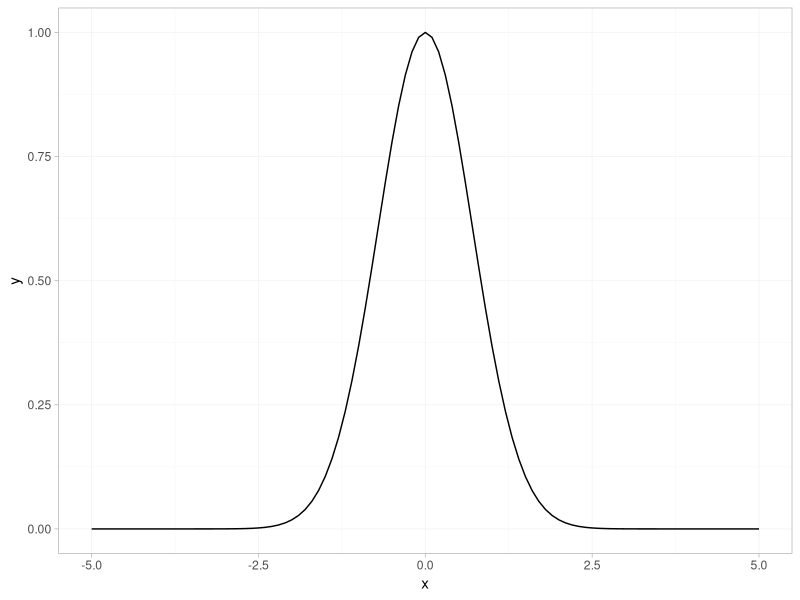
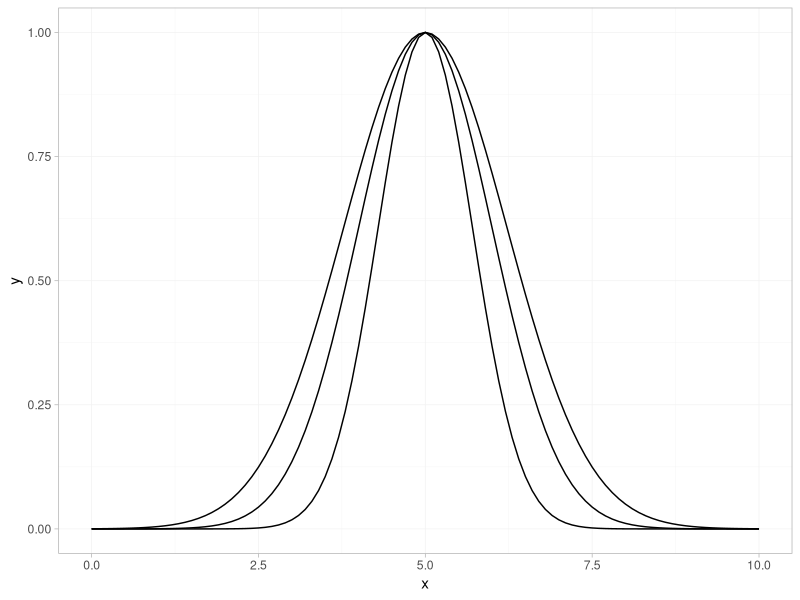

Recreate these plots in R, in order.


#'--- 
#' title: "The fundamental component of the normal distribution"
#' author: "Nayef Ahmad"
#' date: "2019-10-07"
#' output: 
#'   html_document: 
#'     keep_md: yes
#'     code_folding: show
#'     toc: true
#'     toc_float: true
#' ---
#' 

#+ lib, include = FALSE 
library(tidyverse)

#' At first glance, the probability density function (pdf) of the normal
#' distribution has a lot going on. At its heart, though, is a fairly simple
#' function: $e^{(-x^2)}$
#'
#' Let's see how we can go from this simple building block to something closer
#' to the actual normal distribution.
#' 

#' # Proto-normal distribution: `exp(-(x^2))` 
#' Define the function: 
exp_fun <- function(x){
  exp(-(x^2))
}


#' Plot it: 
#' 
data.frame(x = c(-5, 5)) %>% 
  ggplot(aes(x = x)) + 
  stat_function(fun = exp_fun) + 
  theme_light() +
  theme(panel.grid.minor = element_line(colour = "grey95"), 
        panel.grid.major = element_line(colour = "grey95"))
      

#' By default, the graph will be centered around zero, and will have a certain
#' "natural" variance
#' 

#' # Parametrizing the centre and spread of the graph
#'
#' We'll now make two simple changes that will allow us to vary the centre and
#' the spread of the graph
#' 
#' 

exp_fun_with_mean_var <- function(x, mu = 5, var = 1){
  exp(-((x-mu)^2)/var)
}

#' Let's look at graphs with the same centre and different spreads: 

data.frame(x = c(0, 10)) %>% 
  ggplot(aes(x = x)) + 
  stat_function(fun = exp_fun_with_mean_var, 
                args = list(mu = 5, 
                            var = 1)) + 
  stat_function(fun = exp_fun_with_mean_var, 
                args = list(mu = 5, 
                            var = 2)) + 
  stat_function(fun = exp_fun_with_mean_var, 
                args = list(mu = 5, 
                            var = 3)) + 
  theme_light() +
  theme(panel.grid.minor = element_line(colour = "grey95"), 
        panel.grid.major = element_line(colour = "grey95"))
      

#' Note that the curve with maximum spread is an **envelope around all the other curves**. 
#' This is not how actual normal distributions behave - see [this page](https://www.google.com/url?sa=i&source=images&cd=&cad=rja&uact=8&ved=2ahUKEwiP89z6-IrlAhX4HTQIHaDRATEQjRx6BAgBEAQ&url=http%3A%2F%2Fdpuadweb.depauw.edu%2Fharvey_web%2FData_Analysis%2FPages%2Finvestigation2225.html&psig=AOvVaw1_RbmlntR8kCaIA91Enuod&ust=1570565062783678) 
#' for example. The areas under all of these curves cannot all be equal (and 
#' hence they can't all be 1.0). Thus, these don't work as probability density functions. 
#' 
#' This is a hint that this simple exponential has to be **scaled** somehow 
#' in order to impose the structure we want. 
#' 


